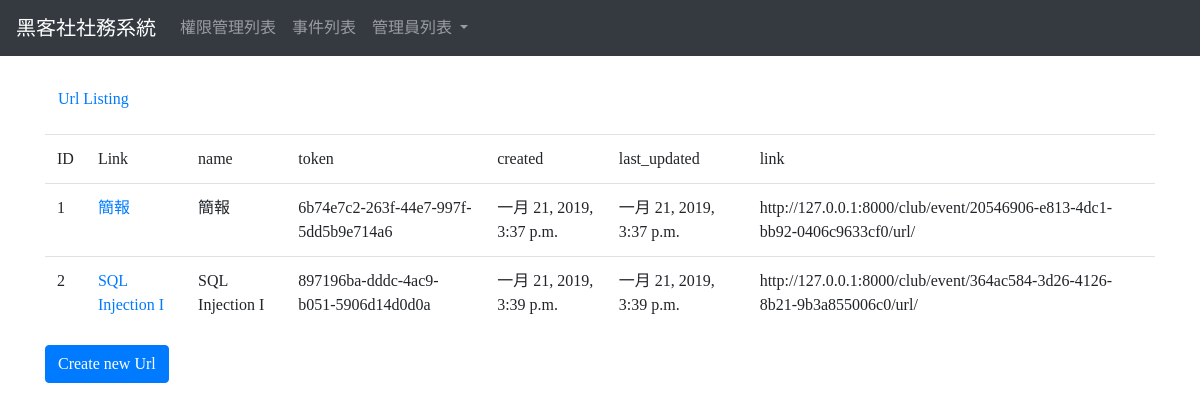
Page /club/url/ on the earlier database version.
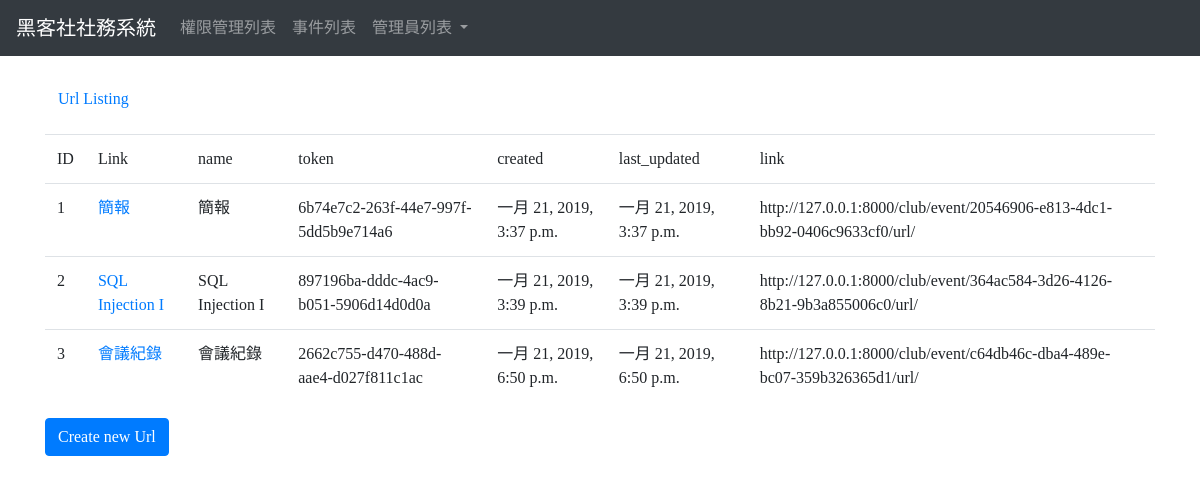
Same page on the later database version.
### club/models.py (models this page shows, shortened)
class Url(models.Model):
    name = models.CharField(max_length=255)
    token = models.UUIDField(db_index=True, default=uuid.uuid4)
    created = models.DateTimeField(auto_now_add=True, editable=False)
    last_updated = models.DateTimeField(auto_now=True, editable=False)
    link = models.URLField()
    event = models.ForeignKey(
        Event,
        on_delete=models.CASCADE, related_name="url_events"
    )
    class Meta:
        ordering = ('created',)
    def __str__(self):
        return u'%s' % self.name
    def get_absolute_url(self):
        return reverse('club_url_detail', args=(self.token,))

### club/views.py (the view)
# urls.py: url(r'^club/url/$', views.UrlListView.as_view(), name='club_url_list'),
class UrlListView(ListView):
    model = Url

### club/templates/club/url_list.html
{% extends "base.html" %} {% load static %} {% block content %}
<p><a class="btn btn-default" href="{% url 'club_url_list' %}">Url Listing</a></p>
<table class="table">
    <tr>
        <td>ID</td>
        <td>Link</td>
        <td>name</td>
        <td>token</td>
        <td>created</td>
        <td>last_updated</td>
        <td>link</td>
    </tr>
    {% for object in object_list %}
    <tr>
        <td>{{object.pk}}</td>
        <td><a href="{{object.get_absolute_url}}">{{object}}</a></td>
        <td>{{ object.name }}</td>
        <td>{{ object.token }}</td>
        <td>{{ object.created }}</td>
        <td>{{ object.last_updated }}</td>
        <td>{{ object.link }}</td>
    </tr>
    {% endfor %}
</table><a class="btn btn-primary" href="{% url 'club_url_create' %}">Create new Url</a> {% endblock %}

Differences in the rows shown:
added Url: pk "3", name "會議紀錄", token "2662c755-d470-488d-aae4-d027f811c1ac", created "一月 21, 2019, 6:50 p.m.", last_updated "一月 21, 2019, 6:50 p.m.", link "http://127.0.0.1:8000/club/event/c64db46c-dba4-489e-bc07-359b326365d1/url/"
